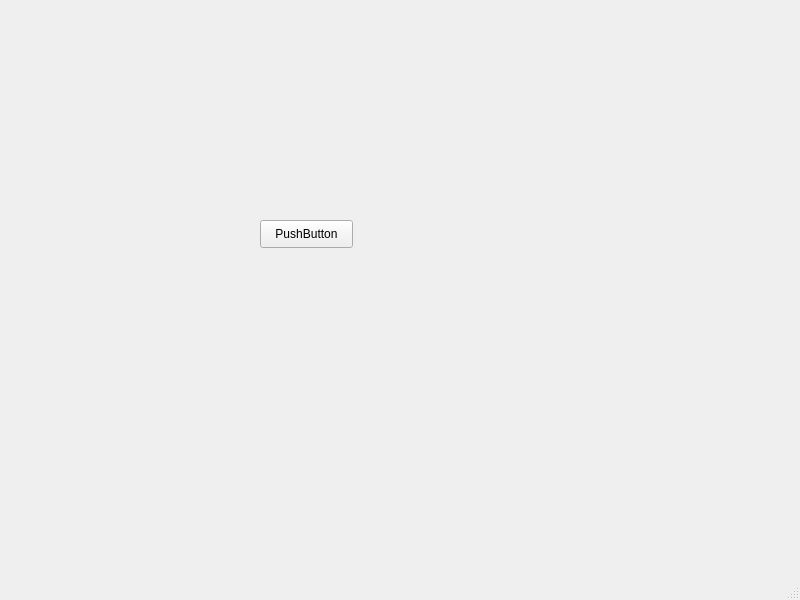
<?xml version="1.0" encoding="UTF-8"?>
<ui version="4.0">
 <class>MainWindow</class>
 <widget class="QMainWindow" name="MainWindow">
  <property name="geometry">
   <rect>
    <x>0</x>
    <y>0</y>
    <width>800</width>
    <height>600</height>
   </rect>
  </property>
  <property name="windowTitle">
   <string>福建十三水</string>
  </property>
  <widget class="QWidget" name="centralwidget">
   <widget class="QPushButton" name="pushButton">
    <property name="geometry">
     <rect>
      <x>260</x>
      <y>220</y>
      <width>93</width>
      <height>28</height>
     </rect>
    </property>
    <property name="text">
     <string>PushButton</string>
    </property>
   </widget>
  </widget>
  <widget class="QMenuBar" name="menubar">
   <property name="geometry">
    <rect>
     <x>0</x>
     <y>0</y>
     <width>800</width>
     <height>26</height>
    </rect>
   </property>
  </widget>
  <widget class="QStatusBar" name="statusbar"/>
 </widget>
 <resources/>
 <connections/>
</ui>
